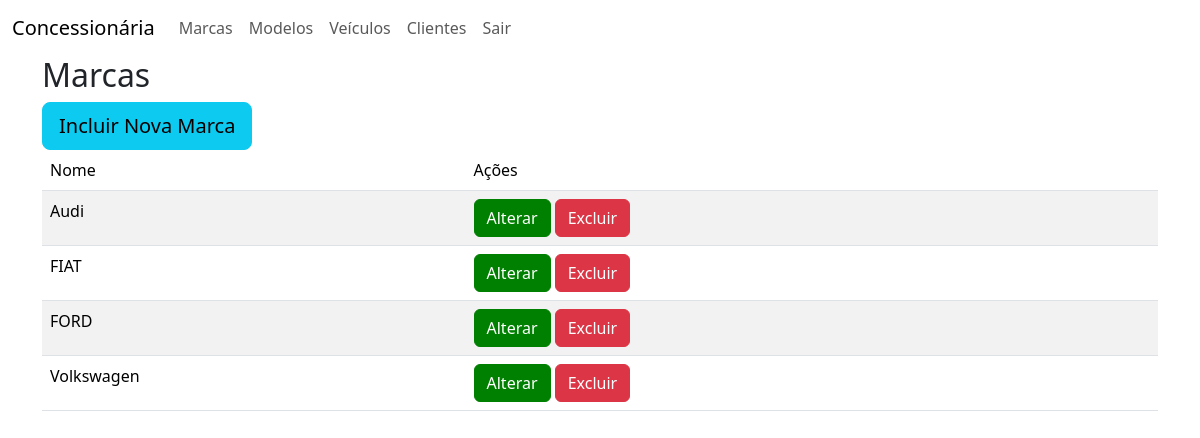
The app's page //listar_marcas with its own data.
### cadastro/models.py (models this page shows, shortened)
class Marca(models.Model):
    nome = models.CharField(max_length=100)
    class Meta:
        ordering = ['nome']

### cadastro/views.py (the view)
# urls.py: path('/listar_marcas', views.listarMarcas,name= 'listar_marcas'),
def listarMarcas(request):
    marcas = Marca.objects.order_by('nome')
    return render(request, 'marcas/lista.html',{'marcas': marcas})

### cadastro/templates/marcas/lista.html
{% extends 'base.html' %}
{% block content %}
   <h2>Marcas</h2>
   <a href="{% url 'incluir_marca' %}" class="btn btn-info btn-lg">Incluir Nova Marca</a>
   <table class='table table-striped'>
      <thead>
      <tr>
         <td>Nome</td>
         <td>Ações</td>
      </tr>
   </thead>
   <tbody>
      {% for m in marcas %}
      <tr>
         <td>{{m.nome}}</td>
         <td>
            <a href ="{% url 'alterar_marca' m.id %}" class="btn btn-primary" >Alterar</a>
            <a href= "#" class = "btn btn-danger" onclick="abrirTela('{% url 'excluir_marca' m.id %}')" >Excluir</a>
         </td>
      </tr>
      {% endfor %}
   </tbody>
   </table>
{% endblock %}

### templates/estatico/estilo.css (style rules this page uses)
.btn-primary { background-color: rgb(0, 128, 0) !important; border-color: rgb(0, 128, 0) !important; }

### records on screen
Marca: nome "Audi"
Marca: nome "FIAT"
Marca: nome "FORD"
Marca: nome "Volkswagen"
